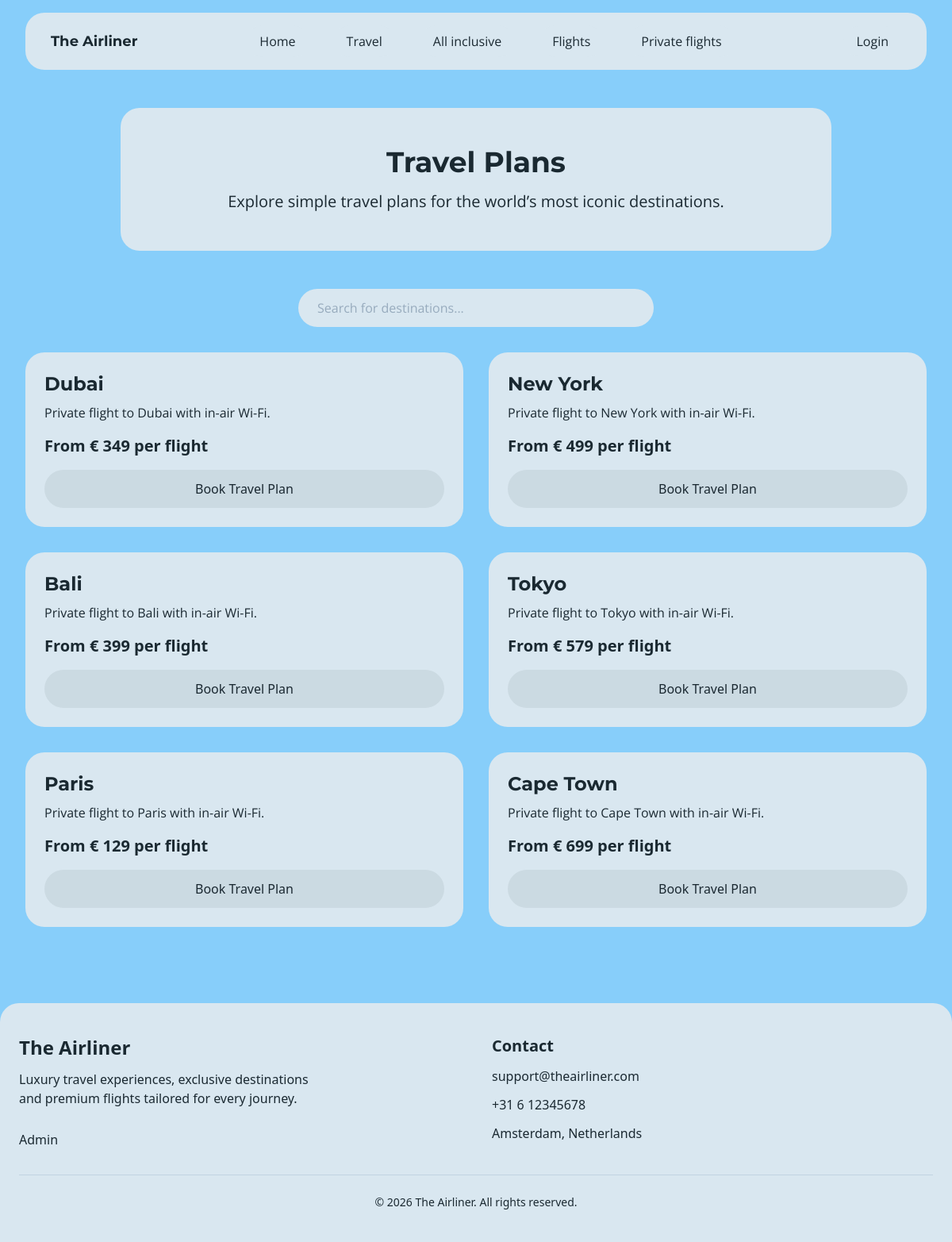
The page /app/travel.php (signed in) on the database its author committed.
### app/travel.php (the view, shortened to what this page needs)
<?php
require __DIR__ . "/config/database.php";
$stmt = $pdo->prepare("SELECT * FROM `travel plans`");
$stmt->execute();
$travelplans = $stmt->fetchAll(PDO::FETCH_ASSOC);
?>
<!doctype html>
<html lang="en">
<head>
  <link rel="stylesheet" href="style.css" />
  <script src="https://cdn.tailwindcss.com"></script>
</head>
<body class="overflow-x-hidden">
  <header>
    <nav
      class="bg-[#EEEEEE] rounded-3xl opacity-80 flex flex-col lg:flex-row mx-4 lg:mx-8 mt-4 px-4 lg:px-8 py-4 items-center gap-4 lg:gap-0">
      <h2 class="montserrat font-bold text-2xl lg:text-lg text-center lg:text-left">
        <a href="index.php">The Airliner</a>
      </h2>
      <div class="flex-1 flex flex-wrap justify-center items-center gap-3 lg:gap-8 w-full">
        <a class="bg-[#EEEEEE] hover:bg-[#CCCCCC] transition rounded-full px-4 py-2 opensans" href="index.php">Home</a>
        <a class="bg-[#EEEEEE] hover:bg-[#CCCCCC] transition rounded-full px-4 py-2 opensans"
          href="travel.php">Travel</a>
        <a class="bg-[#EEEEEE] hover:bg-[#CCCCCC] transition rounded-full px-4 py-2 opensans"
          href="all-inclusive.php">All inclusive</a>
        <a class="bg-[#EEEEEE] hover:bg-[#CCCCCC] transition rounded-full px-4 py-2 opensans"
          href="flights.php">Flights</a>
        <a class="bg-[#EEEEEE] hover:bg-[#CCCCCC] transition rounded-full px-4 py-2 opensans"
          href="private-flights.php">Private flights</a>
      </div>
      <div class="lg:ml-auto">
        <?php if (isset($_SESSION["user_id"])): ?>
          <a class="bg-[#EEEEEE] hover:bg-[#CCCCCC] transition rounded-full px-4 py-2 opensans" href="userpanel.php">
            User Panel
          </a>
        <?php else: ?>
          <a class="bg-[#EEEEEE] hover:bg-[#CCCCCC] transition rounded-full px-4 py-2 opensans" href="login.php">
            Login
          </a>
        <?php endif; ?>
      </div>
    </nav>
  </header>
  <main>
    <section class="flex justify-center mt-12 px-4">
      <div class="bg-[#EEEEEE] opacity-80 rounded-3xl p-8 lg:p-12 text-center max-w-4xl w-full">
        <h1 class="montserrat text-3xl lg:text-4xl font-bold mb-4">
          Travel Plans
        </h1>
        <p class="opensans text-lg lg:text-xl max-w-2xl mx-auto">
          Explore simple travel plans for the world’s most iconic
          destinations.
        </p>
      </div>
    </section>
    <section class="px-4 lg:px-8 py-12">
      <input type="text" id="search" onkeyup="zoek()" placeholder="Search for destinations..."
        class="bg-[#EEEEEE] opacity-80 rounded-full px-6 py-3 opensans block mx-auto mb-8 w-full max-w-md">
      <div class="mx-auto gap-8 grid xl:grid-cols-3 md:grid-cols-2 grid-cols-1" id="grid">
        <?php foreach ($travelplans as $tp): ?>
          <div class="flex flex-col rounded-3xl opacity-80 bg-[#EEEEEE]">
            <div class="flex flex-col flex-grow p-6">
              <h2 class="mb-2 text-2xl font-bold montserrat">
                <?= $tp['destination'] ?>
              </h2>
              <p class="flex-grow mb-4 opensans">
                Private flight to
                <?= $tp['destination'] ?> with in-air Wi-Fi.
              </p>
              <p class="text-xl font-bold mb-4">
                From €
                <?= $tp['price'] ?> per flight
              </p>
              <form action="book.php" method="POST">
                <button type="submit" class="w-full transition bg-[#DDDDDD] hover:bg-[#CCCCCC] rounded-full py-3 text-center">
                  Book Travel Plan
                </button>
              </form>
            </div>
          </div>
        <?php endforeach; ?>
      </div>
    </section>
  </main>
  <footer class="bg-[#EEEEEE] opacity-80 rounded-t-3xl mt-12 px-6 py-10">
    <div
      class="max-w-7xl mx-auto flex flex-col md:grid md:grid-cols-2 xl:flex xl:flex-row justify-between gap-10 text-center lg:text-left">
      <div class="flex flex-col gap-3 items-center lg:items-start">
        <h2 class="font-montserrat text-2xl font-bold">The Airliner</h2>
        <p class="font-opensans max-w-sm">
          Luxury travel experiences, exclusive destinations and premium
          flights tailored for every journey.
        </p>
        <a href="adminlogin.php" class="mt-4">Admin</a>
      </div>
      <div class="flex flex-col gap-3 items-center lg:items-start">
        <h3 class="font-montserrat text-xl font-bold">Contact</h3>
        <p class="font-opensans">support@theairliner.com</p>
        <p class="font-opensans">+31 6 12345678</p>
        <p class="font-opensans">Amsterdam, Netherlands</p>
      </div>
    </div>
    <div class="border-t border-gray-300 mt-8 pt-6 text-center flex justify-center">
      <p class="font-opensans text-sm">
        © 2026 The Airliner. All rights reserved.
      </p>
    </div>
  </footer>
</body>
</html>

### app/style.css (style rules this page uses)
.opensans { font-family: 'Open Sans', sans-serif; }
.montserrat { font-family: 'Montserrat', sans-serif; }
body { background-color: #87CEFA; }
h1 { margin-left: 1.5rem; font-size: 3.125rem; font-family: "Tangerine", cursive; font-weight: bold; margin-right: 2rem; }

### rows shown on the page
travel plans: destination "Dubai", price "349"
travel plans: destination "New York", price "499"
travel plans: destination "Bali", price "399"
travel plans: destination "Tokyo", price "579"
travel plans: destination "Paris", price "129"
travel plans: destination "Cape Town", price "699"
